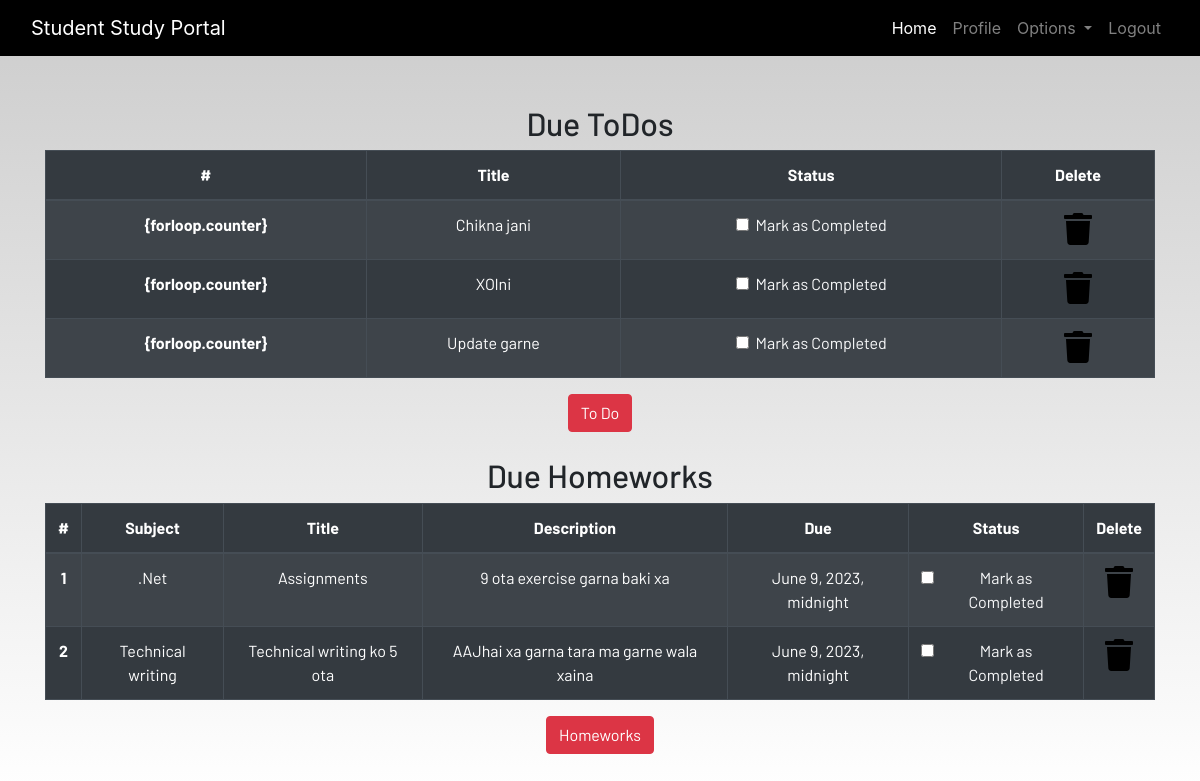
Page /profile/ (signed in) on the committed database.
### dashboard/models.py (models this page shows, shortened)
class Todo(models.Model):
    user=models.ForeignKey(User,on_delete=models.CASCADE)
    title=models.CharField(max_length=100)
    is_finished=models.BooleanField(default=False)
    class Meta:
        verbose_name="todo"
        verbose_name_plural='todo'

class Homework(models.Model):
    user=models.ForeignKey(User,on_delete=models.CASCADE)
    subject=models.CharField(max_length=50)
    title=models.CharField(max_length=100)
    description=models.TextField()
    due=models.DateTimeField()
    is_finished=models.BooleanField(default=False)

### dashboard/views.py (the view)
# urls.py: path('profile/',dash_views.profile,name='profile'),
@login_required(login_url='login')
@user_passes_test(check_user_is_authenticated, login_url='login')
def profile(request):
    homeworks=Homework.objects.filter(is_finished=False,user=request.user)
    todos=Todo.objects.filter(is_finished=False,user=request.user)
    if len(homeworks) == 0:
        homework_done = True
    else:
        homework_done = False
    if len(todos) == 0:
        todos_done = True
    else:
        todos_done = False
    context={
        'homeworks':homeworks,
        'todos':todos,
        'homework_done':homework_done,
        'todos_done':todos_done,
    }
    return render(request,"dashboard/profile.html",context)

### dashboard/views.py (called while the page is built)
def check_user_is_authenticated(user):
    return user.is_authenticated

### dashboard/templates/dashboard/profile.html
{% extends 'dashboard/base.html' %}
{% load static %}
{% load crispy_forms_tags%}
{% block content %}
<section class="text-center">
    <div class="container">
        {% if not todos_done %}
        <h2>Due ToDos</h2>
        <table class="table table-striped table-bordered table-hover table-dark">
            <thead>
                <tr>
                    <th scope="col">#</th>
                    <th scope="col">Title</th>
                    <th scope="col">Status</th>
                    <th scope="col">Delete</th>
                </tr>
            </thead>
            <tbody>
                {% for todo in todos  %}
                <tr>
                    <th scope="row">{forloop.counter}</th>
                    <td>{{todo.title}}</td>
                    <td>
                        <a href="{%url 'update-todo' todo.id%}">
                            <div class="form-check">
                                {% if todo.is_finished == True %}
                                <input class="form-check-input" type="checkbox" value="" checked>
                                {% else %}
                                <input class="form-check-input" type="checkbox" value="" >
                                {% endif %}
                                <label class="form-check-label text-light" for="flexCheckDefault">
                                    Mark as Completed
                                </label>
                            </div>
                        </a>
                    </td>
                    <td><a href="{%url 'delete-todo' todo.id %}"><i class="fa fa-trash fa-2x"></i></a></td>
                </tr>
                {% endfor %}
            </tbody>
        </table>
        {% else %}
        <h3>All To dos are completed!!!!</h3>
        {% endif %}
        <a href="{%url 'todo'%}" class="btn btn-danger">To Do</a>
        <br><br>
        {% if not homework_done %}
        <h2>Due Homeworks</h2>
        <table class="table table-striped table-bordered table-hover table-dark">
            <thead>
                <tr>
                    <th scope="col">#</th>
                    <th scope="col">Subject</th>
                    <th scope="col">Title</th>
                    <th scope="col">Description</th>
                    <th scope="col">Due</th>
                    <th scope="col">Status</th>
                    <th scope="col">Delete</th>
                </tr>
            </thead>
            <tbody>
                {% for homework in homeworks %}
                <tr>
                    <th scope="row">{{forloop.counter}}</th>
                    <td>{{homework.subject}}</td>
                    <td>{{homework.title}}</td>
                    <td>{{homework.description}}</td>
                    <td>{{homework.due}}</td>
                    <td>
                        <a href="{%url 'update-homework' homework.id%}">
                            <div class="form-check">
                                {% if homework.is_finished == True %}
                                <input class="form-check-input" type="checkbox" value="" checked >
                                {% else %}
                                <input class="form-check-input" type="checkbox" value="" >
                                {% endif %}
                                <label class="form-check-label text-light" for="flexCheckDefault">
                                    Mark as Completed
                                </label>
                            </div>
                        </a>
                    </td>
                    <td><a href="{%url 'delete-homework' homework.id%}"><i class="fa fa-trash fa-2x"></i></a></td>
                </tr>
                {% endfor %}
            </tbody>
        </table>
        {% else %}
        <h3>All To homeworks are completed!!!!</h3>
        {% endif %}
        <a href="{%url 'homework'%}" class="btn btn-danger">Homeworks</a>
    </div>
</section>
{% endblock content %}

### dashboard/templates/dashboard/base.html (shortened to what this page needs)
<!DOCTYPE html>
{% load static %}
<html lang="en">
<head>
  <link rel="stylesheet" href="https://stackpath.bootstrapcdn.com/bootstrap/4.3.1/css/bootstrap.min.css"
 />
  <link rel="stylesheet" href="https://use.fontawesome.com/releases/v5.7.2/css/all.css"
 />
  <link rel="stylesheet" href="{% static 'css/main.css' %}" />
</head>
<body>
  <header>
    <nav class="navbar navbar-expand-lg navbar-dark bg-dark">
      <div class="container-fluid">
        <a class="navbar-brand" href="{%url 'home'%}">Student Study Portal</a>
        <div class="collapse navbar-collapse justify-content-end" id="navbarSupportedContent">
          <ul class="navbar-nav mb-2 mb-lg-0">
            <li class="nav-item">
              <a class="nav-link active" aria-current="page" href="{%url 'home'%}">Home</a>
            </li>
            {% if user.is_authenticated %}
            <li class="nav-item">
              <a class="nav-link" href="{% url 'profile' %}">Profile</a>
            </li>
            <li class="nav-item dropdown">
              <a class="nav-link dropdown-toggle" href="#" id="navbarDropdown" role="button" data-toggle="dropdown"
                aria-haspopup="true" aria-expanded="false">
                Options
              </a>
            </li>
            <li class="nav-item">
              <a class="nav-link" href="{%url 'logout'%}">Logout</a>
            </li>
            {% endif %}
          </ul>
        </div>
      </div>
    </nav>
  </header>
  <br /><br />
  <main>
    {% block content %}
    {% endblock content %}
  </main>
</body>
</html>

### static/css/main.css (style rules this page uses)
html { scroll-behavior: smooth; height: 100%; width: 100%; }
main { font-family: Barlow, Quicksand, Rubik, sans-serif, serif, 'Times New Roman', Times, serif !important; }
.navbar { background-color: rgb(0, 0, 0) !important; }
a { text-decoration: none !important; color: black; }
html, body { max-width: 100%; overflow-x: hidden; height: 100%; width: 100%; }
body { background: linear-gradient(rgba(0, 0, 0, 0.2), rgba(255, 255, 255, 0.5)); overflow-x: hidden; background-repeat: no-repeat; }
.fa { color: black; }

### rows in the picture
Todo: title "Chikna jani"
Todo: title "XOlni"
Todo: title "Update garne"
Homework: subject ".Net", title "Assignments", description "9 ota exercise garna baki xa", due "June 9, 2023, midnight"
Homework: subject "Technical writing", title "Technical writing ko 5 ota", description "AAJhai xa garna tara ma garne wala xaina", due "June 9, 2023, midnight"
